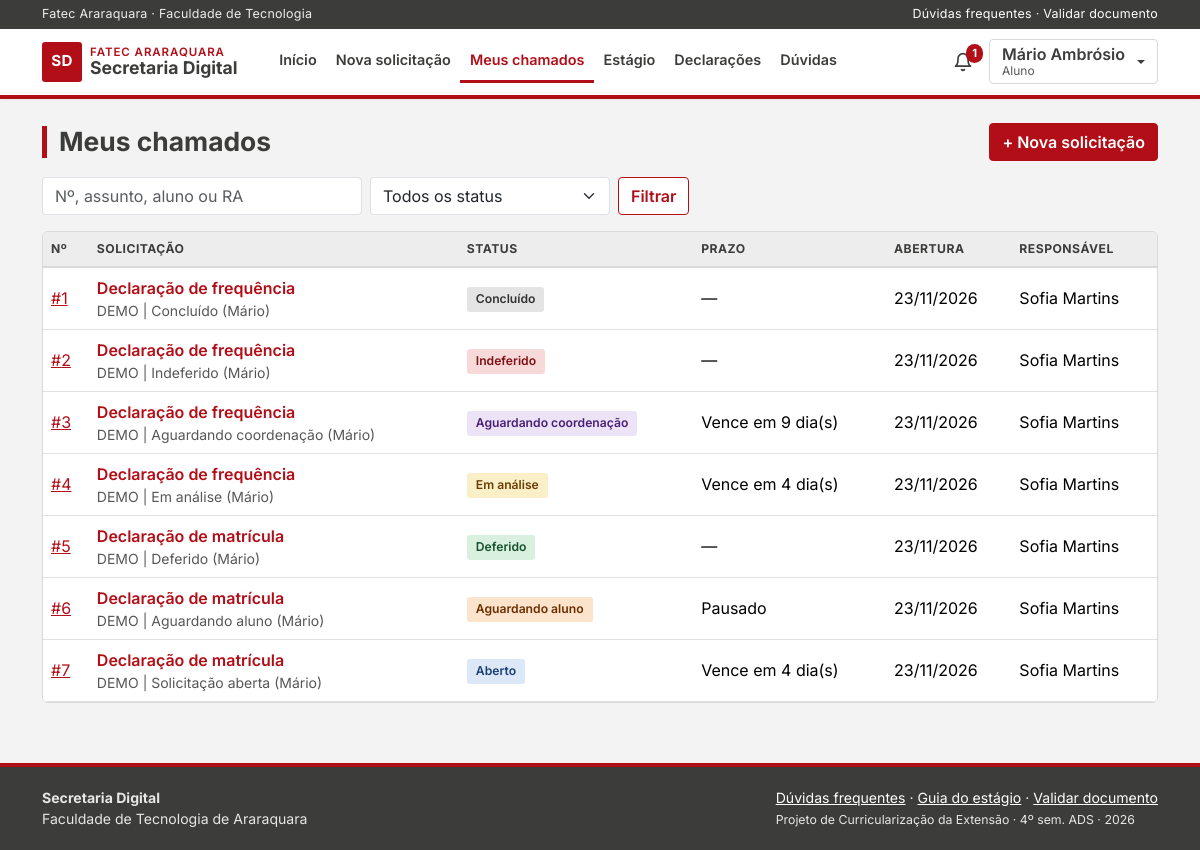
The page /chamado_lista.php (signed in) on the database its author committed.
### tables this page shows
CREATE TABLE tb_chamados (
  id_chamado        INT AUTO_INCREMENT PRIMARY KEY,
  id_aluno          INT          NOT NULL,
  id_tipo           INT          NOT NULL,
  id_responsavel    INT          NULL,
  assunto           VARCHAR(150) NOT NULL,
  descricao         TEXT         NOT NULL,
  status            ENUM('aberto','em_analise','aguardando_aluno',
                         'aguardando_coordenacao','deferido',
                         'indeferido','concluido')
                    NOT NULL DEFAULT 'aberto',
  prazo             DATE         NOT NULL,
  parecer           TEXT         NULL,
  id_parecerista    INT          NULL,
  parecer_em        DATETIME     NULL,
  aguardando_desde  DATETIME     NULL,
  ultimo_lembrete   DATETIME     NULL,
  avaliacao         TINYINT      NULL,
  criado_em         DATETIME     NOT NULL DEFAULT CURRENT_TIMESTAMP,
  atualizado_em     DATETIME     NOT NULL DEFAULT CURRENT_TIMESTAMP
                    ON UPDATE CURRENT_TIMESTAMP,
  KEY idx_chamados_status (status),
  KEY idx_chamados_prazo (prazo),
  CONSTRAINT fk_chamados_aluno FOREIGN KEY (id_aluno)
    REFERENCES tb_usuarios (id_usuario),
  CONSTRAINT fk_chamados_tipo FOREIGN KEY (id_tipo)
    REFERENCES tb_tipos (id_tipo),
  CONSTRAINT fk_chamados_responsavel FOREIGN KEY (id_responsavel)
    REFERENCES tb_usuarios (id_usuario),
  CONSTRAINT fk_chamados_parecerista FOREIGN KEY (id_parecerista)
    REFERENCES tb_usuarios (id_usuario),
  CONSTRAINT ck_chamados_avaliacao CHECK (avaliacao IS NULL OR avaliacao BETWEEN 1 AND 5)
);

CREATE TABLE tb_tipos (
  id_tipo              INT AUTO_INCREMENT PRIMARY KEY,
  nome                 VARCHAR(100) NOT NULL,
  descricao            TEXT         NULL,
  documentos_exigidos  VARCHAR(255) NULL,
  prazo_dias           SMALLINT     NOT NULL DEFAULT 5,
  precisa_coordenacao  TINYINT(1)   NOT NULL DEFAULT 0,
  exige_anexo          TINYINT(1)   NOT NULL DEFAULT 0,
  ativo                TINYINT(1)   NOT NULL DEFAULT 1,
  criado_em            DATETIME     NOT NULL DEFAULT CURRENT_TIMESTAMP,
  UNIQUE KEY uk_tipos_nome (nome)
);

CREATE TABLE tb_usuarios (
  id_usuario      INT AUTO_INCREMENT PRIMARY KEY,
  nome            VARCHAR(120) NOT NULL,
  login           VARCHAR(50)  NOT NULL,
  senha           VARCHAR(255) NOT NULL,
  email           VARCHAR(120) NOT NULL,
  nivel           ENUM('aluno','secretaria','coordenacao','admin') NOT NULL,
  id_curso        INT          NULL,
  ra              VARCHAR(20)  NULL,
  semestre        TINYINT      NULL,
  telefone        VARCHAR(20)  NULL,
  aviso_whatsapp  TINYINT(1)   NOT NULL DEFAULT 0,
  aviso_email     TINYINT(1)   NOT NULL DEFAULT 1,
  ativo           TINYINT(1)   NOT NULL DEFAULT 1,
  criado_em       DATETIME     NOT NULL DEFAULT CURRENT_TIMESTAMP,
  UNIQUE KEY uk_usuarios_login (login),
  UNIQUE KEY uk_usuarios_email (email),
  UNIQUE KEY uk_usuarios_ra (ra),
  CONSTRAINT fk_usuarios_curso FOREIGN KEY (id_curso)
    REFERENCES tb_cursos (id_curso)
);

### chamado_lista.php (the view, shortened to what this page needs)
<?php
    require_once("conecta.php");
    require_once("funcoes.php");
    $nivel = $_SESSION['nivel'];
    $status = $_GET['selstatus'] ?? "";
    $todos_status = array("aberto", "em_analise", "aguardando_aluno", "aguardando_coordenacao", "deferido", "indeferido", "concluido");
    if(!in_array($status, $todos_status)){
        $status = "";
    }
    $busca = limpa($_GET['txtbusca'] ?? "");
    $termo = "%" . $busca . "%";
    $ordem = ordem_sql(array(
        "id" => "c.id_chamado",
        "aluno" => "a.nome",
        "tipo" => "t.nome",
        "status" => "c.status",
        "prazo" => "c.prazo",
        "abertura" => "c.criado_em",
        "responsavel" => "r.nome"
    ), "id");
    if($nivel == "aluno"){
        $filtro = "c.id_aluno = ?";
        $valor = $_SESSION['id_usuario'];
    }
    $sql = "SELECT c.id_chamado, c.assunto, c.status, c.prazo, c.criado_em,
                   t.nome AS tipo, a.nome AS aluno, cu.sigla, r.nome AS responsavel
            FROM tb_chamados c
            INNER JOIN tb_tipos t ON t.id_tipo = c.id_tipo
            INNER JOIN tb_usuarios a ON a.id_usuario = c.id_aluno
            LEFT JOIN tb_cursos cu ON cu.id_curso = a.id_curso
            LEFT JOIN tb_usuarios r ON r.id_usuario = c.id_responsavel
            WHERE $filtro
            AND (? = '' OR c.status = ?)
            AND (c.assunto LIKE ? OR a.nome LIKE ? OR a.ra LIKE ? OR t.nome LIKE ? OR c.id_chamado = ?)
            ORDER BY $ordem";
    $id_busca = (int)$busca;
    $stmt = mysqli_stmt_init($con);
    mysqli_stmt_prepare($stmt, $sql);
    mysqli_stmt_bind_param($stmt, "issssssi", $valor, $status, $status, $termo, $termo, $termo, $termo, $id_busca);
    mysqli_stmt_execute($stmt);
    $res = mysqli_stmt_get_result($stmt);
    $dados = mysqli_fetch_all($res, MYSQLI_ASSOC);
    $titulos = array("aluno" => "Meus chamados", "coordenacao" => "Chamados do curso", "secretaria" => "Chamados", "admin" => "Chamados");
    $titulo = $titulos[$nivel];
    require_once("cabecalho.php");
?>
<div class="d-flex flex-wrap justify-content-between align-items-center gap-2 mb-3">
    <h1 class="mb-0"><?php echo $titulo; ?></h1>
    <?php if($nivel == "aluno"){ ?><a href="chamado_add.php" class="btn btn-principal">+ Nova solicitação</a><?php } ?>
</div>
<form action="" method="get" class="d-flex flex-wrap gap-2 mb-3">
    <input type="search" class="form-control" style="max-width: 320px" id="txtbusca" name="txtbusca" placeholder="Nº, assunto, aluno ou RA" value="<?php echo seguro($busca); ?>">
    <select name="selstatus" id="selstatus" class="form-select" style="max-width: 240px">
        <option value="">Todos os status</option>
    </select>
    <input type="submit" value="Filtrar" class="btn btn-contorno">
</form>
<div class="tabela">
    <table class="table align-middle">
        <tr>
            <?php
                echo th_ordem("Nº", "id");
                echo th_ordem("Solicitação", "tipo");
                echo th_ordem("Status", "status");
                echo th_ordem("Prazo", "prazo");
                echo th_ordem("Abertura", "abertura");
                echo th_ordem("Responsável", "responsavel");
            ?>
        </tr>
        <?php
            foreach($dados as $c){
                echo "<tr>
                        <td><a href='chamado_ver.php?id=" . $c['id_chamado'] . "'>#" . $c['id_chamado'] . "</a></td>";
                echo "  <td><a href='chamado_ver.php?id=" . $c['id_chamado'] . "' class='fw-semibold text-decoration-none'>" . seguro($c['tipo']) . "</a><div class='small text-secondary'>" . seguro($c['assunto']) . "</div></td>
                        <td>" . etiqueta_status($c['status']) . "</td>
                        <td>" . texto_prazo($c['prazo'], $c['status']) . "</td>
                        <td>" . data_br($c['criado_em']) . "</td>
                        <td>" . seguro($c['responsavel'] ?? "—") . "</td>
                      </tr>";
            }
        ?>
    </table>
</div>
<?php require_once("rodape.php"); ?>

### funcoes.php (shortened to what this page needs)
<?php
    function seguro($texto){
        return htmlspecialchars((string)$texto, ENT_QUOTES, "UTF-8");
    }
    function limpa($texto){
        return trim(strip_tags((string)$texto));
    }
    function nome_status($status){
        $nomes = array(
            "aberto" => "Aberto",
            "em_analise" => "Em análise",
            "aguardando_aluno" => "Aguardando aluno",
            "aguardando_coordenacao" => "Aguardando coordenação",
            "deferido" => "Deferido",
            "indeferido" => "Indeferido",
            "concluido" => "Concluído"
        );
        return isset($nomes[$status]) ? $nomes[$status] : $status;
    }
    function etiqueta_status($status){
        return "<span class='status status-$status'>" . nome_status($status) . "</span>";
    }
    function data_br($data, $com_hora = false){
        $tempo = strtotime($data);
        return $com_hora ? date("d/m/Y H:i", $tempo) : date("d/m/Y", $tempo);
    }
    function texto_prazo($prazo, $status){
        if(in_array($status, array("deferido", "indeferido", "concluido"))){
            return "—";
        }
        if($status == "aguardando_aluno"){
            return "Pausado";
        }
        $dias = (int)floor((strtotime($prazo) - strtotime(date("Y-m-d"))) / 86400);
        return "Vence em $dias dia(s)";
    }
    function th_ordem($rotulo, $campo){
        $atual = $_GET['ordem'] ?? "";
        $dir = $_GET['dir'] ?? "asc";
        $nova_dir = ($atual == $campo && $dir == "asc") ? "desc" : "asc";
        $parametros = $_GET;
        $parametros['ordem'] = $campo;
        $parametros['dir'] = $nova_dir;
        $seta = "";
        return "<th><a class='link-ordem' href='?" . seguro(http_build_query($parametros)) . "'>$rotulo$seta</a></th>";
    }
?>

### css/estilo.css (style rules this page uses)
:root { --vermelho: #B20E17; --vermelho-escuro: #8A0A11; --vermelho-claro: #FBEAEA; --cinza-escuro: #3C3C3B; --cinza: #6B6B6A; --fundo: #F3F3F3; --borda: #D9D9D9; --texto: #222222; --texto-suave: #575757; --vinho: var(--vermelho); --vinho-escuro: var(--vermelho-escuro); --vinho-claro: var(--vermelho-claro); }
body { font-family: Inter, "Segoe UI", Arial, sans-serif; background: var(--fundo); color: var(--texto); min-height: 100vh; display: flex; flex-direction: column; }
h1, h2, h3, h4, h5, h6, .marca { font-family: Inter, "Segoe UI", Arial, sans-serif; font-weight: 700; color: var(--cinza-escuro); }
h1 { font-size: 1.65rem; border-left: 5px solid var(--vermelho); padding-left: 12px; }
a { color: var(--vermelho); }
.text-secondary { color: var(--texto-suave) !important; }
.btn { border-radius: 4px; }
.btn-principal { background: var(--vermelho); border-color: var(--vermelho); color: #FFF; font-weight: 600; }
.btn-contorno { border: 1px solid var(--vermelho); color: var(--vermelho); background: #FFF; font-weight: 600; }
.tabela { background: #FFF; border: 1px solid var(--borda); border-radius: 6px; overflow-x: auto; }
.tabela table { margin: 0; }
.tabela th { background: #EDEDED; font-size: .76rem; text-transform: uppercase; letter-spacing: .04em; color: var(--cinza-escuro); white-space: nowrap; border-bottom: 2px solid var(--borda); }
.link-ordem { color: var(--cinza-escuro); text-decoration: none; }
.status { display: inline-block; padding: 3px 9px; border-radius: 3px; font-size: .76rem; font-weight: 600; white-space: nowrap; }
.status-aberto { background: #DCE8F7; color: #1C3F73; }
.status-em_analise { background: #FBEFC8; color: #6B3D00; }
.status-aguardando_aluno { background: #FCE3CC; color: #6B2E00; }
.status-aguardando_coordenacao { background: #ECE3F6; color: #4A1F77; }
.status-deferido, .status-aprovado { background: #D9F0DF; color: #14532D; }
.status-indeferido, .status-correcao { background: #F8D9DA; color: #7F1015; }
.status-concluido, .status-pendente { background: #E4E4E4; color: #333; }
.form-control, .form-select { border-radius: 4px; }

### rows shown on the page
tb_chamados: id_chamado "1", id_tipo.nome "Declaração de frequência", assunto "DEMO | Concluído (Mário)", status "Concluído", texto_prazo($c['prazo'], $c['status']) "—", criado_em "23/11/2026", id_responsavel.nome "Sofia Martins"
tb_chamados: id_chamado "2", id_tipo.nome "Declaração de frequência", assunto "DEMO | Indeferido (Mário)", status "Indeferido", texto_prazo($c['prazo'], $c['status']) "—", criado_em "23/11/2026", id_responsavel.nome "Sofia Martins"
tb_chamados: id_chamado "3", id_tipo.nome "Declaração de frequência", assunto "DEMO | Aguardando coordenação (Mário)", status "Aguardando coordenação", texto_prazo($c['prazo'], $c['status']) "Vence em 9 dia(s)", criado_em "23/11/2026", id_responsavel.nome "Sofia Martins"
tb_chamados: id_chamado "4", id_tipo.nome "Declaração de frequência", assunto "DEMO | Em análise (Mário)", status "Em análise", texto_prazo($c['prazo'], $c['status']) "Vence em 4 dia(s)", criado_em "23/11/2026", id_responsavel.nome "Sofia Martins"
tb_chamados: id_chamado "5", id_tipo.nome "Declaração de matrícula", assunto "DEMO | Deferido (Mário)", status "Deferido", texto_prazo($c['prazo'], $c['status']) "—", criado_em "23/11/2026", id_responsavel.nome "Sofia Martins"
tb_chamados: id_chamado "6", id_tipo.nome "Declaração de matrícula", assunto "DEMO | Aguardando aluno (Mário)", status "Aguardando aluno", texto_prazo($c['prazo'], $c['status']) "Pausado", criado_em "23/11/2026", id_responsavel.nome "Sofia Martins"
tb_chamados: id_chamado "7", id_tipo.nome "Declaração de matrícula", assunto "DEMO | Solicitação aberta (Mário)", status "Aberto", texto_prazo($c['prazo'], $c['status']) "Vence em 4 dia(s)", criado_em "23/11/2026", id_responsavel.nome "Sofia Martins"

### other values the page prints
$rotulo "Início Nova solicitação Meus chamados Estágio Declarações Dúvidas"
$qtd_notif "1"
seguro($_SESSION['nome']) "Mário Ambrósio"
nome_nivel($nivel_menu) "Aluno"
$titulo "Meus chamados"
$rotulo "Nº SOLICITAÇÃO STATUS PRAZO ABERTURA RESPONSÁVEL"
